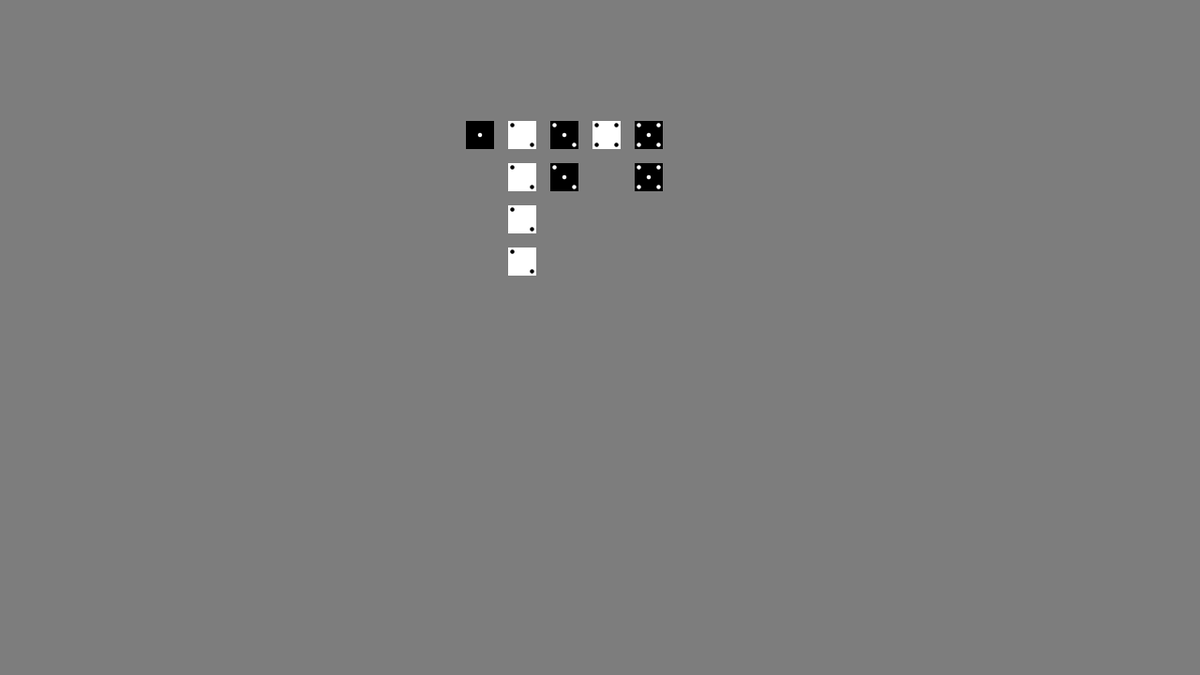
Frame 1 (no input)
Frame 60 (the mouse pressed at the canvas centre just before this capture): identical to frame 1, image omitted
Frame 120 (the mouse held since frame 60 and released just before this capture): identical to frame 1, image omitted

The Processing sketch that drew this single still picture (run headless with seeded random() and noise(); from frame 60 on, the mouse is pressed at the canvas centre):

// Processing sketch: SP1
// ── SP1.pde
DiceCup cup = new DiceCup();

void setup() {
  size(1280, 720);
  background(125);

  for (int i = 0; i < 10; i++) {
    cup.addDie(new Die());
  }

  cup.shake();
  cup.draw(int(width*0.4), height/5, 30);
}

void draw() {
}

void mousePressed() {
  cup.shake();
  cup.draw(int(width*0.4), height/5, 30);
}

// ── DiceCup.pde
class DiceCup {
  int diceAmount = 0;
  Die[] dices = new Die[100];
  DiceCup() {
  }
  void addDie(Die die) {
    diceAmount++;
    dices[diceAmount] = die;
  }
  void removeDie() {
    dices[diceAmount] = null;
    diceAmount--;
  }
  void sortDices() {
    for (int i = diceAmount; i > 0; i--) {
      for (int e = diceAmount; e > 0; e--) {
        if (dices[i].value >= dices[e].value) {
          Die temp = dices[i];
          dices[i] = dices[e];
          dices[e] = temp;
        }
      }
    }
  }
  void shake() {
    for (int i = diceAmount; i > 0; i--) {
      dices[i].roll();
      println(dices[i].value);
    }
    sortDices();
  }
  void draw(int _xPos, int _yPos, int _dieSize) {
    background(125);
    int xPos = _xPos;
    int yPos = _yPos;
    int dieSize = _dieSize;
    for (int i = 1; i <= diceAmount; i++) {
      //yPos = _yPos;
      if (dices[i+1] != null) {
        if (dices[i].value == dices[i+1].value) {
          dices[i].draw(xPos, yPos, dieSize);
          yPos = int(yPos + dieSize * 1.5);
        } else {
          dices[i].draw(xPos, yPos, dieSize);
          xPos = int(xPos + dieSize * 1.5);
          yPos = _yPos;
        }
      }
      dices[i].draw(xPos, yPos, dieSize);
    }
  }
}

// ── Die.pde
class Die {
  int value = 1;
  color colorDie;
  color colorEye;

  Die() {
    colorDie = color(255);
    colorEye = color(0);
  }
  void roll() {
   value = int (random(1, 6));
    if (value % 2 == 0) {
      colorDie = color(255);
      colorEye = color(0);
    } else {
      colorDie = color(0);
      colorEye = color(255);
    }
  }
  void draw(int _xPos, int _yPos, int _size) {
    float eyeSize = _size * 0.15;
    noStroke();
    fill(colorDie);
    rectMode(CENTER);
    ellipseMode(CENTER);
    rect(_xPos, _yPos, _size, _size);
    fill(colorEye);
    
    if ((value == 1) || (value == 3) || (value == 5)) {
      ellipse(_xPos, _yPos, eyeSize, eyeSize);
    }
    if ((value == 2) || (value == 3) || (value == 4) ||(value == 5) || (value == 6)) {
      ellipse(_xPos-_size*0.35, _yPos-_size*0.35, eyeSize, eyeSize);
      ellipse(_xPos+_size*0.35, _yPos+_size*0.35, eyeSize, eyeSize);
    }
    if ((value == 4) ||(value == 5) || (value == 6)) {
      ellipse(_xPos-_size*0.35, _yPos+_size*0.35, eyeSize, eyeSize);
      ellipse(_xPos+_size*0.35, _yPos-_size*0.35, eyeSize, eyeSize);
    }
    if ((value == 6)) {
      ellipse(_xPos+_size*0.35, _yPos, eyeSize, eyeSize);
      ellipse(_xPos-_size*0.35, _yPos, eyeSize, eyeSize);
    }
  }
}
